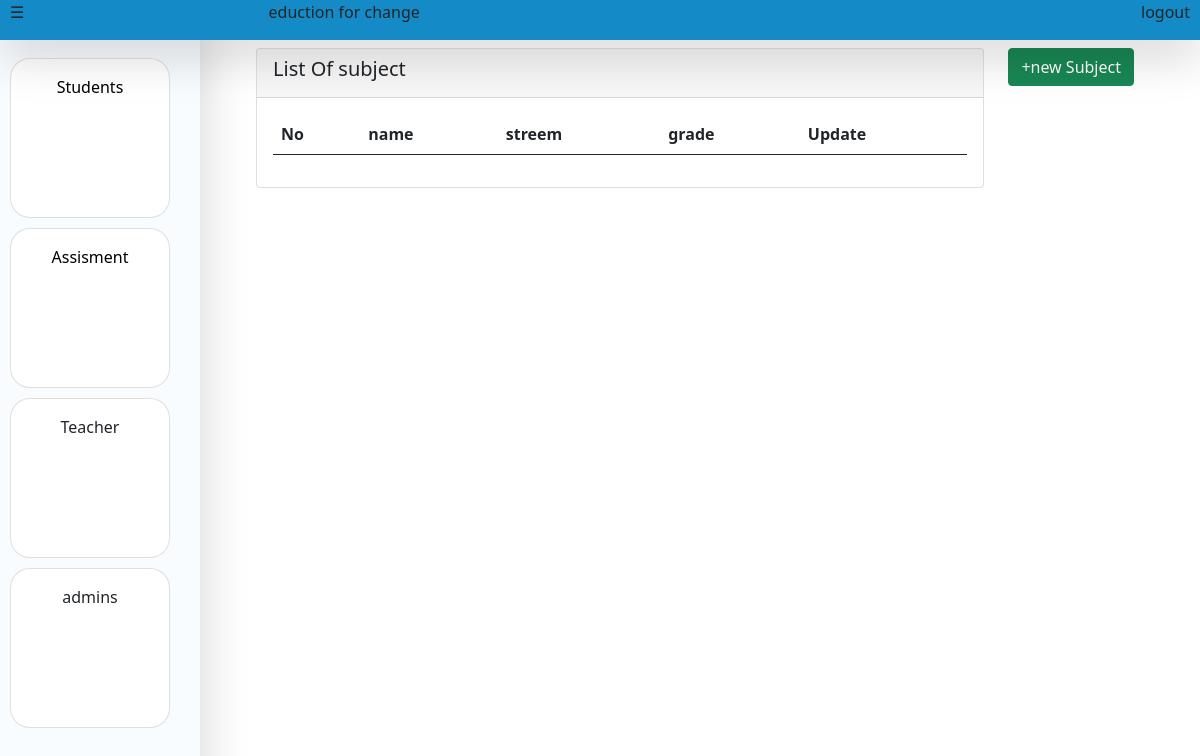
Page /main/departiment/ on the earlier database version.
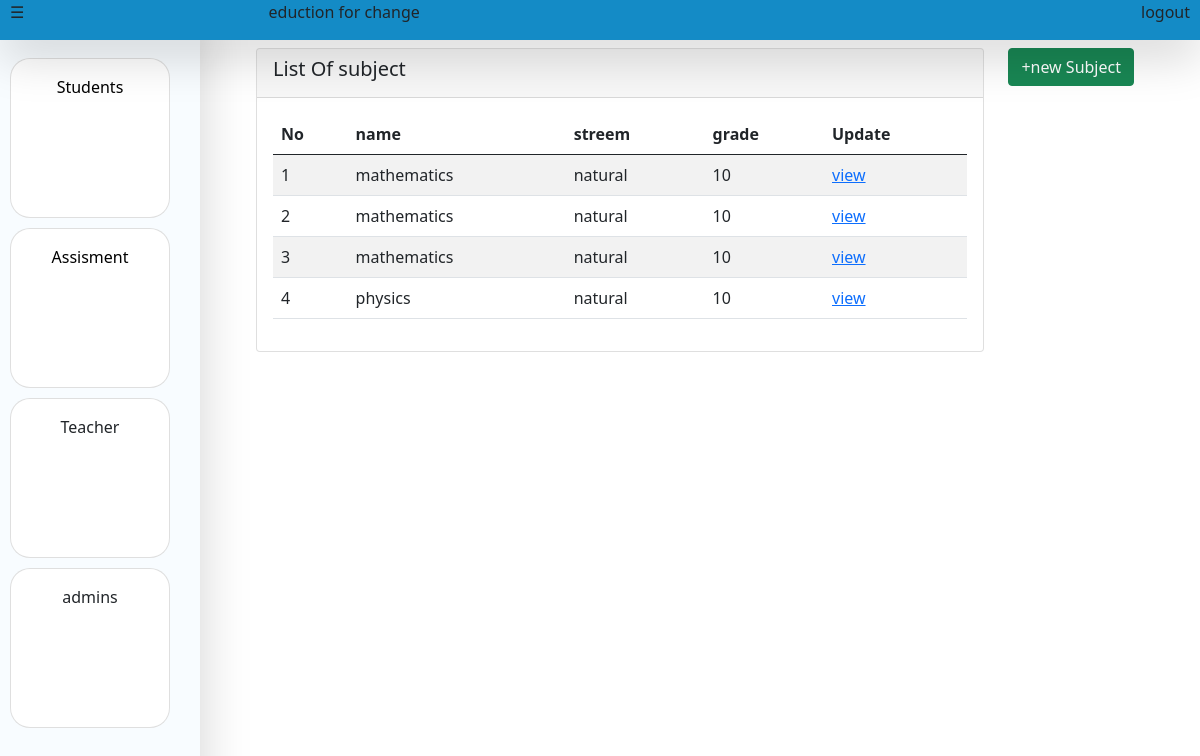
Same page on the later database version.
### admins/models.py (models this page shows)
class Streem(models.Model):
    name=models.CharField(max_length=255,null=True)
    grade=models.IntegerField(null=True)
    streem=models.CharField(max_length=223,null=True)
    descr=models.TextField(null=True)
    nsub=models.IntegerField(null=True)
    section=models.ForeignKey(Section,on_delete=models.CASCADE,null=True)

### admins/views.py (the view)
# urls.py: path('departiment/',views.departiment,name="departiment"),
def departiment(request):
    if request.method=="POST":
        streem=request.POST.get('streem',False)
        nsub=request.POST.get('name',False)
        descr=request.POST.get('grade',False)
        st=Streem(streem=streem,name=nsub,grade=descr)
        st.save()
    user=Streem.objects.all()
    return render(request,"admins/departiment.html",{'user':user})

### template/admins/departiment.html (shortened to what this page needs)
{%extends 'admins/home.html' %}
    {%block main%}
    <div class="container-sm">
        <br><br>
        <div class="row">
            <div class="col-10">
                <div class="" id="user_list">
                    <div class="card">
                    <div class="student" id="student">
                        <div class="card-header">
                            <h5>List Of subject</h5>
                        </div>
                        <div class="card-body">
                    <table class="table table-striped table-condesed">
                        <thead>
                            <th>No</th>
                            <th>name</th>
                            <th>streem</th>
                            <th>grade</th>
                            <th>Update</th>
                        </thead>
                        <tbody>
                            {%for u in user %}
                            <tr>
                                <td>{{forloop.counter}}</td>
                                <td>{{u.name}}</td>
                                <td>{{u.streem}}</td>
                                <td>{{u.grade}}</td>
                                   <td><a href="{%url 'main:update_users' u.id %}">view</a></td>
                            </tr>
                            {%endfor%}
                        </tbody>
                    </table>
                    </div>
                    </div>
    </div>
                </div>
            </div>
            <div class="col-2">
                <button class="btn btn-success" style="top:70px;float: right;" onclick="adduser()">&plus;new Subject</button>
            </div>
        </div>
    </div>
    {%endblock%}

### template/admins/home.html (shortened to what this page needs)
{%load static%}
<!DOCTYPE html>
<html lang="en">
<head>
</head>
<link rel="stylesheet" href="{%static 'css/bot/bootstrap.min.css'%}">
<link rel="stylesheet" href="{%static 'css/style/style.css'%}">
<body class="">
    <div class="container-sm">
        <div class="row">
       <div class="col-2">
{%block sidebar%}
<div class="sidebar shadow-lg" style="background-color: rgba(240, 248, 255, 0.452);" id="sidebar">
    <br><br>
    <a href="{%url 'main:acounts'%}" class="" id="anc">
<div class="card scard" id="scard">
    <div class="card-body">
        Students
    </div>
</div></a>
<a href="{%url 'main:departiment' %}" id="dep">
<div class="card scard" id="scard">
    <div class="card-body">
    Assisment
    </div>
</div></a>
<div class="card scard" id="scard">
    <div class="card-body">
        Teacher
    </div>
</div>
<div class="card scard" id="scard">
    <div class="card-body">
    admins
    </div>
</div>
</div>
{%endblock%}</div>
<div class="col-10">
    <div class="row shadow-lg bg-info">
        <div class="col-12">
        {%block topbar%}
        <div class="topbar shadow-lg">
        <div class="topconatiner">
            <span id="top_left" class="top-left">&#9776;</span>
            <span id="top_center">eduction for change</span>
            <span id="top_right">logout</span>
        </div>
        </div>
        {%endblock%}
    </div>
    </div>
    {%block main%}{%endblock%}
</div>
    </div> </div>
</body>
</html>

### static/css/style/style.css (style rules this page uses)
.sidebar { margin: 0px; width: 300px; height: 100%; position: fixed; }

### template/admins/home.html (style rules this page uses)
#sidebar { left: 0; top: 0; width: 200px; height: 100%; background-color: rgba(255, 255, 255, 0.34); position: fixed; }
.topbar { z-index: 13; left: 0; top: 0; width: 100%; height: 40px; background-color: rgb(20, 139, 198); position: fixed; }
#scard { width: 80%; height: 20%; margin: 10px; border-radius: 20px; align-items: center; }
#top_left { margin-left:10px; }
#top_center { margin-left: 20%; }
#top_right { float: right; border-radius: 50%; margin-right: 10px; }
#anc { text-decoration: none; color: black; }
#dep { text-decoration: none; color: black; }

Differences in the rows shown:
added Streem: name "mathematics", streem "natural", grade "10"
added Streem: name "mathematics", streem "natural", grade "10"
added Streem: name "mathematics", streem "natural", grade "10"
added Streem: name "physics", streem "natural", grade "10"
